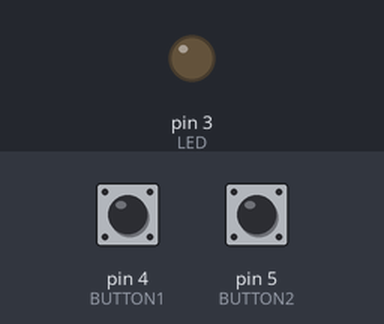
Bench run of a sketch on a simulated Arduino Uno, built with avr-gcc and run on an emulated ATmega328P. Parts: output pins drawn as LEDs (lit = HIGH). The inputs (shaded band) are chosen by the test bench; at power-on: pin 4 (BUTTON1) LOW, pin 5 (BUTTON2) LOW. What the sketch prints to the serial monitor is not drawn.

Above: at 1.2 s.
1.3 s: pin 4 (BUTTON1) pulled HIGH for 1 s
At 3.2 s:
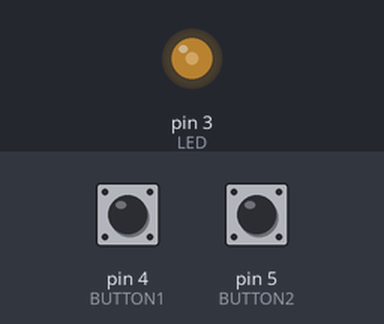
4.0 s: pin 4 (BUTTON1) pulled HIGH for 3.2 s
At 4.75 s:
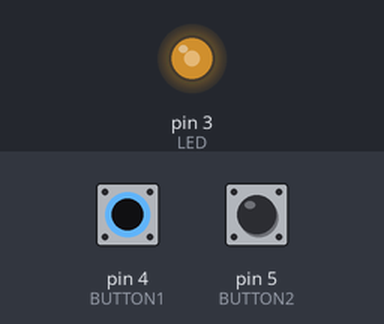
8.7 s: pin 5 (BUTTON2) pulled HIGH for 3.2 s
At 9.15 s:
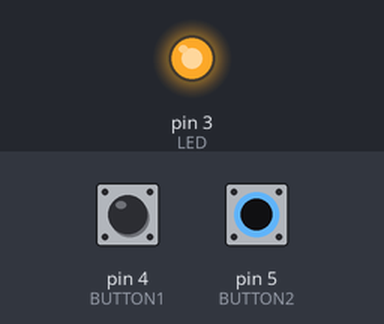
13.4 s: pin 4 (BUTTON1) pulled HIGH for 0.15 s
At 14.0 s:
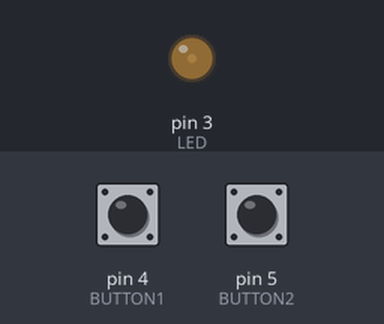
15.2 s: pin 5 (BUTTON2) pulled HIGH for 0.15 s
At 16.7 s:
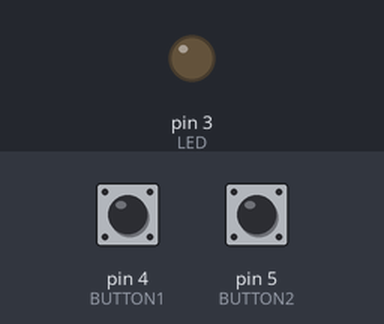
Timing chart, 0 to 18.0 s (numbered marks = the images above; inputs shaded):
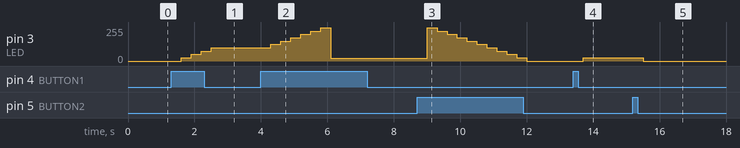

Measured:
- after the input at 1.3 s, pin 3 (LED): 0/255 → 25/255 after 0.30 s, → 50/255 0.30 s later, → 75/255 0.30 s later, → 100/255 0.30 s later
- after the input at 4.0 s, pin 3 (LED): rises from 100/255 to 250/255 in 1.5 s, then falls to 19/255 in 0.30 s
- after the input at 8.7 s, pin 3 (LED): 19/255 → 250/255 after 0.30 s, → 225/255 0.30 s later, → 200/255 0.30 s later, → 175/255 0.30 s later, … (11 changes in this stretch)
- after the input at 13.4 s, pin 3 (LED): 0/255 → 25/255 after 0.30 s
- after the input at 15.2 s, pin 3 (LED): 25/255 → 0/255 after 0.30 s

The sketch:

controlled_led.ino
```cpp
const int LED =3;
const int BUTTON1 =4;
const int BUTTON2 =5;

int button1, button2, dim_value;

void setup() {
pinMode(BUTTON1, INPUT);
pinMode(BUTTON2, INPUT);
pinMode(LED, OUTPUT);
Serial.begin(9600);
}

void loop() {

button1 = digitalRead(BUTTON1);
button2 = digitalRead(BUTTON2);

if(button1 == HIGH) {
  if(dim_value > 255) {
    dim_value = dim_value;
}
else{
dim_value += 25;
delay(300);
  }
}
if(button2 == HIGH) {
  if(dim_value < 25) {
    dim_value = dim_value;
}
else{
dim_value -= 25;
delay(300);
  }
}
Serial.println(dim_value);
analogWrite(LED, dim_value);
}
```
